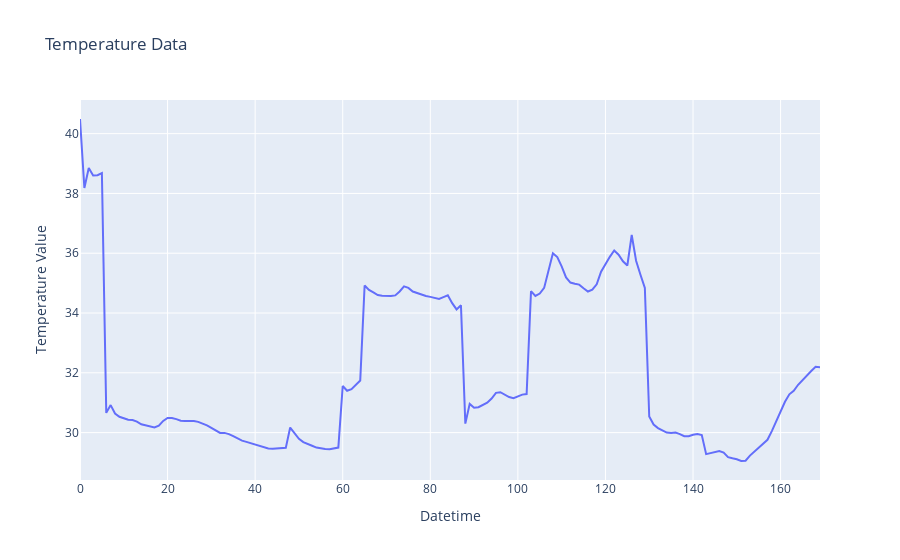
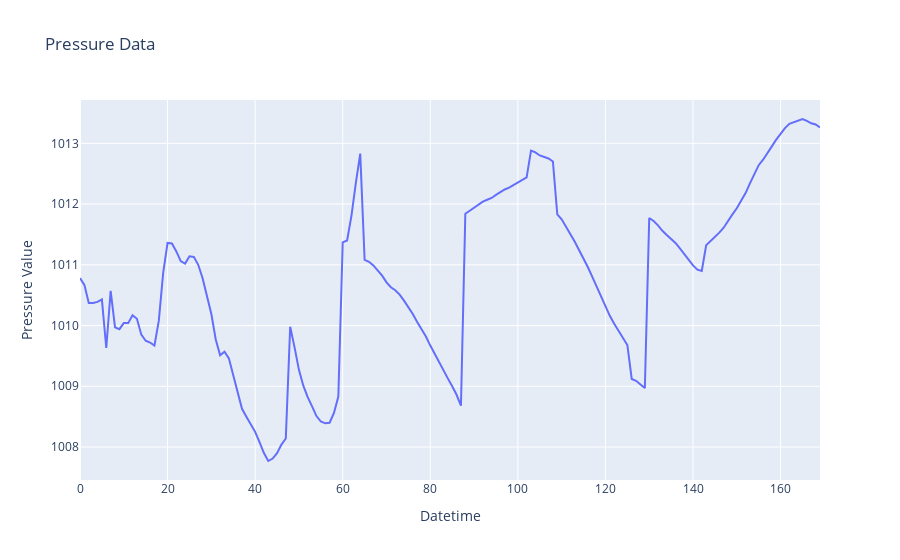
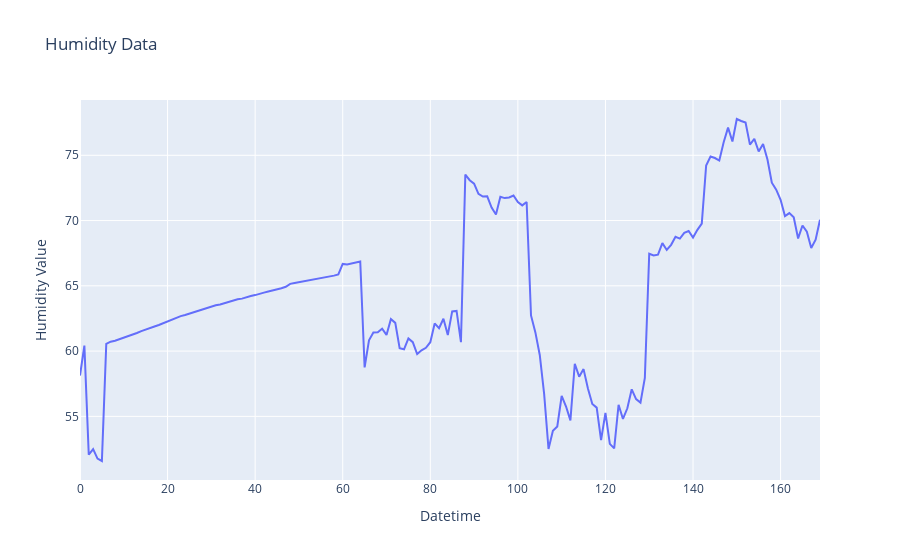
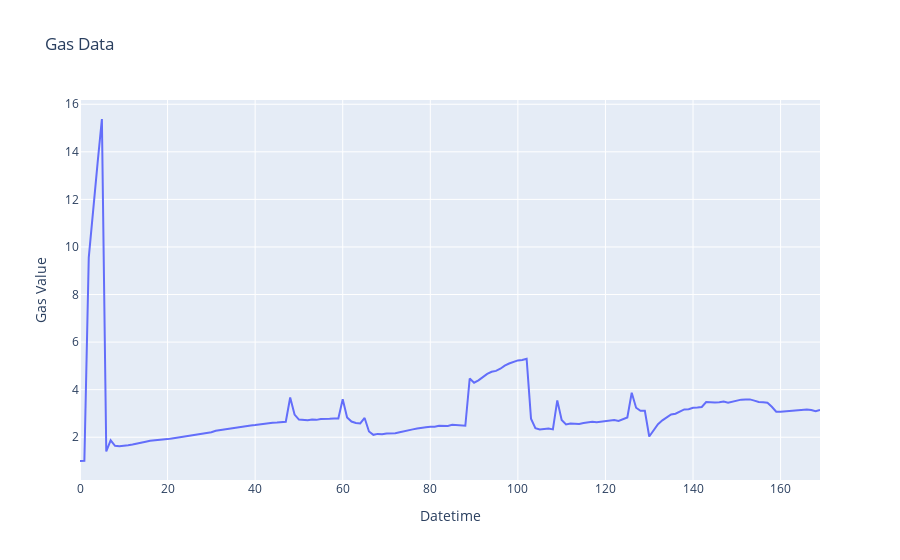

Notebook code cell kept with these figures, in order:
### Code cell
import plotly.express as px
# Convert sensor columns to numeric type
sensor_columns = ['temperature', 'pressure', 'humidity', 'gas', 'altitude', 'PM2_5', 'NC2_5', 'AQI']
df[sensor_columns] = df[sensor_columns].apply(pd.to_numeric)

for sensor in sensor_columns:
    fig = px.line(df, x=df.index, y=sensor, title=f'{sensor.capitalize()} Data')
    fig.update_xaxes(title_text='Datetime')
    fig.update_yaxes(title_text=f'{sensor.capitalize()} Value')
    fig.show()

### Figure 1 — Plotly figure (JSON) as saved in the notebook; plotly's stock layout.template omitted (floating-point values rounded to 4 significant figures; data arrays with more than 128 entries replaced by an {"elided": "..."} marker saying what was removed)
{"data": [{"hovertemplate": "index=%{x}<br>temperature=%{y}<extra></extra>", "legendgroup": "", "line": {"color": "#636efa", "dash": "solid"}, "marker": {"symbol": "circle"}, "mode": "lines", "name": "", "orientation": "v", "showlegend": false, "type": "scatter", "x": {"elided": "170 int values"}, "xaxis": "x", "y": {"elided": "170 float values"}, "yaxis": "y"}], "layout": {"legend": {"tracegroupgap": 0}, "title": {"text": "Temperature Data"}, "xaxis": {"anchor": "y", "domain": [0, 1], "title": {"text": "Datetime"}}, "yaxis": {"anchor": "x", "domain": [0, 1], "title": {"text": "Temperature Value"}}}}

### Figure 2 — Plotly figure (JSON) as saved in the notebook; plotly's stock layout.template omitted (floating-point values rounded to 4 significant figures; data arrays with more than 128 entries replaced by an {"elided": "..."} marker saying what was removed)
{"data": [{"hovertemplate": "index=%{x}<br>pressure=%{y}<extra></extra>", "legendgroup": "", "line": {"color": "#636efa", "dash": "solid"}, "marker": {"symbol": "circle"}, "mode": "lines", "name": "", "orientation": "v", "showlegend": false, "type": "scatter", "x": {"elided": "170 int values"}, "xaxis": "x", "y": {"elided": "170 float values"}, "yaxis": "y"}], "layout": {"legend": {"tracegroupgap": 0}, "title": {"text": "Pressure Data"}, "xaxis": {"anchor": "y", "domain": [0, 1], "title": {"text": "Datetime"}}, "yaxis": {"anchor": "x", "domain": [0, 1], "title": {"text": "Pressure Value"}}}}

### Figure 3 — Plotly figure (JSON) as saved in the notebook; plotly's stock layout.template omitted (floating-point values rounded to 4 significant figures; data arrays with more than 128 entries replaced by an {"elided": "..."} marker saying what was removed)
{"data": [{"hovertemplate": "index=%{x}<br>humidity=%{y}<extra></extra>", "legendgroup": "", "line": {"color": "#636efa", "dash": "solid"}, "marker": {"symbol": "circle"}, "mode": "lines", "name": "", "orientation": "v", "showlegend": false, "type": "scatter", "x": {"elided": "170 int values"}, "xaxis": "x", "y": {"elided": "170 float values"}, "yaxis": "y"}], "layout": {"legend": {"tracegroupgap": 0}, "title": {"text": "Humidity Data"}, "xaxis": {"anchor": "y", "domain": [0, 1], "title": {"text": "Datetime"}}, "yaxis": {"anchor": "x", "domain": [0, 1], "title": {"text": "Humidity Value"}}}}

### Figure 4 — Plotly figure (JSON) as saved in the notebook; plotly's stock layout.template omitted (floating-point values rounded to 4 significant figures; data arrays with more than 128 entries replaced by an {"elided": "..."} marker saying what was removed)
{"data": [{"hovertemplate": "index=%{x}<br>gas=%{y}<extra></extra>", "legendgroup": "", "line": {"color": "#636efa", "dash": "solid"}, "marker": {"symbol": "circle"}, "mode": "lines", "name": "", "orientation": "v", "showlegend": false, "type": "scatter", "x": {"elided": "170 int values"}, "xaxis": "x", "y": {"elided": "170 float values"}, "yaxis": "y"}], "layout": {"legend": {"tracegroupgap": 0}, "title": {"text": "Gas Data"}, "xaxis": {"anchor": "y", "domain": [0, 1], "title": {"text": "Datetime"}}, "yaxis": {"anchor": "x", "domain": [0, 1], "title": {"text": "Gas Value"}}}}
